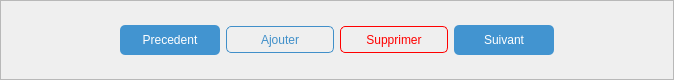
               <widget class="QFrame" name="frame_16">
                <property name="minimumSize">
                 <size>
                  <width>0</width>
                  <height>80</height>
                 </size>
                </property>
                <property name="maximumSize">
                 <size>
                  <width>16777215</width>
                  <height>80</height>
                 </size>
                </property>
                <property name="frameShape">
                 <enum>QFrame::StyledPanel</enum>
                </property>
                <property name="frameShadow">
                 <enum>QFrame::Raised</enum>
                </property>
                <layout class="QGridLayout" name="gridLayout_16">
                 <item row="0" column="2">
                  <widget class="QPushButton" name="pushButton_2">
                   <property name="minimumSize">
                    <size>
                     <width>108</width>
                     <height>27</height>
                    </size>
                   </property>
                   <property name="maximumSize">
                    <size>
                     <width>16777215</width>
                     <height>16777215</height>
                    </size>
                   </property>
                   <property name="cursor">
                    <cursorShape>PointingHandCursor</cursorShape>
                   </property>
                   <property name="styleSheet">
                    <string notr="true">QPushButton{
	
	background-color: none;
	border:1px solid #408fc9;
	border-radius:5px;
	
	color: #408fc9;
}

QPushButton:hover{
	
	background-color:none;
	border:1px solid #408fc9;
	border-radius:5px;
	
	
}</string>
                   </property>
                   <property name="text">
                    <string>Ajouter</string>
                   </property>
                   <property name="icon">
                    <iconset>
                     <normaloff>:/img/add.png</normaloff>:/img/add.png</iconset>
                   </property>
                   <property name="iconSize">
                    <size>
                     <width>20</width>
                     <height>25</height>
                    </size>
                   </property>
                  </widget>
                 </item>
                 <item row="0" column="3">
                  <widget class="QPushButton" name="pushButton_4">
                   <property name="minimumSize">
                    <size>
                     <width>108</width>
                     <height>27</height>
                    </size>
                   </property>
                   <property name="cursor">
                    <cursorShape>PointingHandCursor</cursorShape>
                   </property>
                   <property name="styleSheet">
                    <string notr="true">QPushButton{
	
	background-color: none;
	border:1px solid red;
	border-radius:5px;
	
	color: red;
}
QPushButton:hover{
	
	background-color: none;
	border:1px solid red;
	border-radius:5px;
	
	
}</string>
                   </property>
                   <property name="text">
                    <string>Supprimer</string>
                   </property>
                   <property name="icon">
                    <iconset>
                     <normaloff>:/img/remv.png</normaloff>:/img/remv.png</iconset>
                   </property>
                   <property name="iconSize">
                    <size>
                     <width>20</width>
                     <height>25</height>
                    </size>
                   </property>
                  </widget>
                 </item>
                 <item row="0" column="4">
                  <widget class="QPushButton" name="B_suiv_3">
                   <property name="minimumSize">
                    <size>
                     <width>100</width>
                     <height>30</height>
                    </size>
                   </property>
                   <property name="maximumSize">
                    <size>
                     <width>100</width>
                     <height>30</height>
                    </size>
                   </property>
                   <property name="cursor">
                    <cursorShape>PointingHandCursor</cursorShape>
                   </property>
                   <property name="styleSheet">
                    <string notr="true">QPushButton{
	
	background-color: rgb(66, 148, 208);
	border:0px solid;
	border-radius:5px;
	
	color: rgb(255, 255, 255);
}</string>
                   </property>
                   <property name="text">
                    <string>Suivant</string>
                   </property>
                  </widget>
                 </item>
                 <item row="0" column="1">
                  <widget class="QPushButton" name="B_pre_3">
                   <property name="minimumSize">
                    <size>
                     <width>100</width>
                     <height>30</height>
                    </size>
                   </property>
                   <property name="maximumSize">
                    <size>
                     <width>100</width>
                     <height>30</height>
                    </size>
                   </property>
                   <property name="cursor">
                    <cursorShape>PointingHandCursor</cursorShape>
                   </property>
                   <property name="styleSheet">
                    <string notr="true">QPushButton{
	
	background-color: rgb(66, 148, 208);
	border:0px solid;
	border-radius:5px;
	
	color: rgb(255, 255, 255);
}</string>
                   </property>
                   <property name="text">
                    <string>Precedent</string>
                   </property>
                  </widget>
                 </item>
                 <item row="0" column="0">
                  <spacer name="horizontalSpacer_25">
                   <property name="orientation">
                    <enum>Qt::Horizontal</enum>
                   </property>
                   <property name="sizeHint" stdset="0">
                    <size>
                     <width>108</width>
                     <height>20</height>
                    </size>
                   </property>
                  </spacer>
                 </item>
                 <item row="0" column="5">
                  <spacer name="horizontalSpacer_27">
                   <property name="orientation">
                    <enum>Qt::Horizontal</enum>
                   </property>
                   <property name="sizeHint" stdset="0">
                    <size>
                     <width>108</width>
                     <height>20</height>
                    </size>
                   </property>
                  </spacer>
                 </item>
                </layout>
               </widget>
